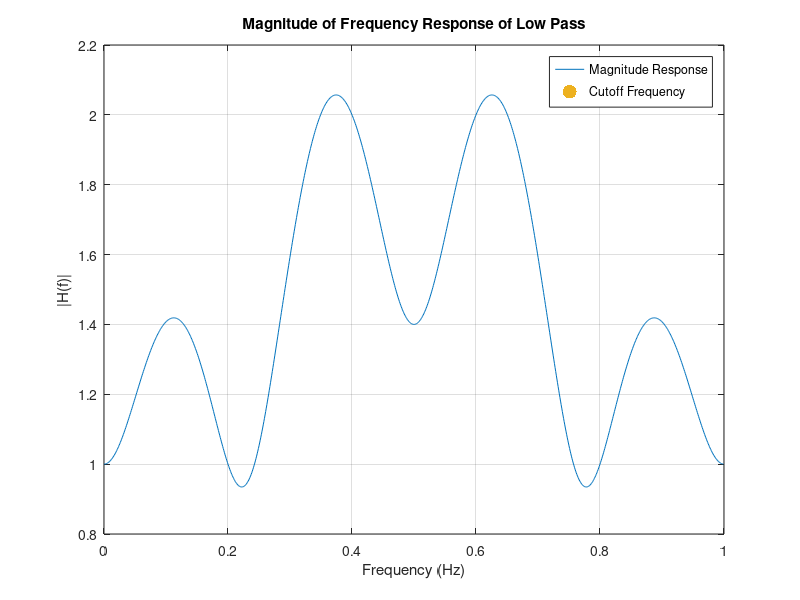

Source code (MATLAB):
%% High Pass
clc; clear all; close all;

clc; clear all; close all;

wc = input('Enter the cutoff Frequency: ');
N = input('Enter length: ');

% Define frequency samples
wk = 2*pi.*[0:N-1]/N;

% Compute the frequency response for high-pass filter
HWk = (wk > wc) + ((2*pi - wc) < wk & wk < 2*pi);

% Compute the time-domain impulse response using inverse FFT
hn = ifft(HWk);

% Use freqz to compute frequency response
[Hz, f] = freqz(hn, 1, 1024, 'whole');

% Plot magnitude response
plot(f/(2*pi), abs(Hz)); % Plot the absolute value of H(z)
hold on;
title('Magnitude of Frequency Response of High Pass');
xlabel('Frequency (Hz)');
ylabel('|H(f)|');
grid on;

% Plot cutoff frequency as a point
wc_index = find(f/(2*pi) >= wc, 1);
scatter(f(wc_index)/(2*pi), abs(Hz(wc_index)), 100, 'r', 'filled');
legend('Magnitude Response', 'Cutoff Frequency');
hold off;

%% Band Pass
clc; clear all; close all;

wc1 = input('Enter the lower Frequency: ');
wc2 = input('Enter the upper Frequency: ');
N = input('Enter length: ');

% Define frequency samples
wk = 2*pi.*[0:N-1]/N;

% Compute the frequency response for bandpass filter
HWk = (wk > wc1 & wk < wc2);

% Compute the time-domain impulse response using inverse FFT
hn = ifft(HWk);

% Use freqz to compute frequency response
[Hz, f] = freqz(hn, 1, 1024, 'whole');

% Plot magnitude response
plot(f/(2*pi), abs(Hz)); % Plot the absolute value of H(z)
hold on;
title('Magnitude of Frequency Response of Band Pass');
xlabel('Frequency (Hz)');
ylabel('|H(f)|');
grid on;

% Calculate midpoint frequency
midpoint = (wc1 + wc2) / 2;

% Find index of frequency closest to the midpoint
midpoint_index = find(abs(f/(2*pi) - midpoint) == min(abs(f/(2*pi) - midpoint)), 1);

% Plot cutoff frequency point on the curve
scatter(f(midpoint_index)/(2*pi), abs(Hz(midpoint_index)), 100, 'r', 'filled');
legend('Magnitude Response', 'Cutoff Frequency');
hold off;


%% Low Pass
clc; clear all; close all;

wc = input('Enter the cutoff Frequency: ');
N = input('Enter length: ');

% Define frequency samples
wk = 2*pi.*[0:N-1]/N;

% Compute the frequency response
HWk = (wk < wc) + ((2*pi - wc) < wk & wk < 2*pi);

% Compute the time-domain impulse response using inverse FFT
hn = ifft(HWk);

% Use freqz to compute frequency response
[Hz, f] = freqz(hn, 1, 1024, 'whole');

% Plot magnitude response
plot(f/(2*pi), abs(Hz)); % Plot the absolute value of H(z)
hold on;
title('Magnitude of Frequency Response of Low Pass');
xlabel('Frequency (Hz)');
ylabel('|H(f)|');
grid on;

% Find index of cutoff frequency
wc_index = find(f/(2*pi) >= wc, 1);

% Plot cutoff frequency point on the curve
scatter(f(wc_index)/(2*pi), abs(Hz(wc_index)), 100, 'r', 'filled');
legend('Magnitude Response', 'Cutoff Frequency');
hold off;
